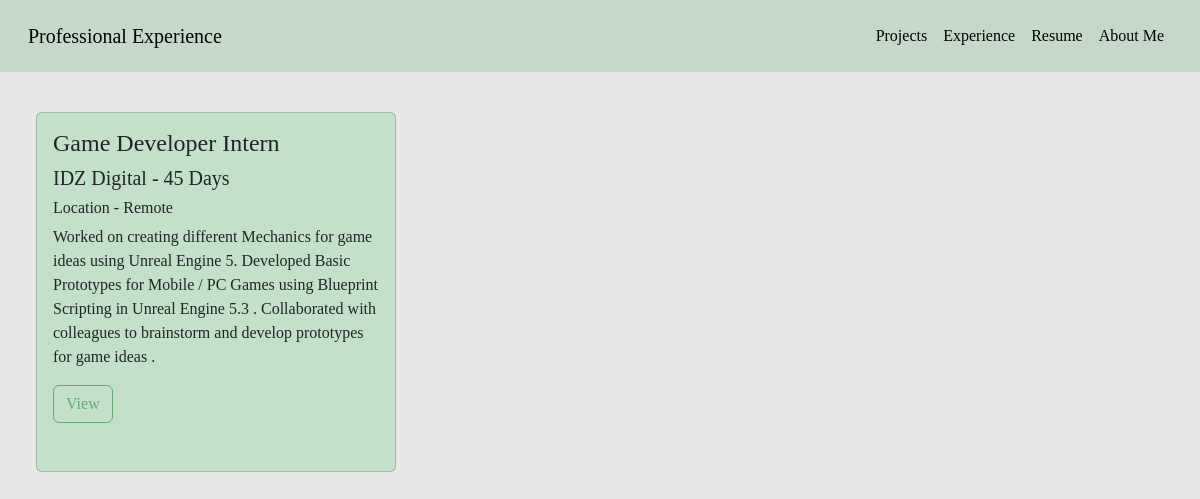
The app's page /experience/ with its own data.
### experience/models.py (models this page shows, shortened)
class Experience(models.Model):
    name = models.CharField(max_length=100)
    time = models.CharField(max_length=100)
    company = models.CharField(max_length=100)
    location = models.CharField(max_length=100)
    description = models.TextField(max_length=1000)
    certificate = models.FileField(upload_to='certificate/',null=True,)

### experience/views.py (the view)
# urls.py: path('experience/',include('experience.urls')),
def experience(request):
    experiences = Experience.objects.all()
    return render(request,'experience.html',{"experiences":experiences})

### experience/Templates/experience.html (shortened to what this page needs)
{% extends "layout.html" %}
{% block left-navbar %}Professional Experience{% endblock %}
{% block content %}
<div class="row row-cols-1 row-cols-md-3 mx-4 mt-4">
    {% for exp in experiences %}
        <div class="col" >
            <div class="card my-3 h-100 d-flex flex-column" style="background-color: rgba(188, 222, 195, 0.81);">
                <div class="card-body d-flex flex-column">
                    <h4 class="card-title">{{ exp.name }}</h4>
                    <h5 class="card-title">{{ exp.company }} - {{ exp.time }}</h5>
                    <h6 class="card-title">Location - {{ exp.location }}</h6>
                    <p class="card-text ">{{ exp.description }}</p>
                    <p class="card-text">
                        <small class="btn" style="border: 1px solid rgba(78, 158, 97, 0.81);">
                            <a style="color: rgba(78, 158, 97, 0.81); text-decoration: none;" href="{{ exp.certificate.url }}" target="_blank">View</a>
                        </small>
                    </p>
                </div>
            </div>
        </div>
    {% endfor %}
</div>
{% endblock %}

### static/style.css (style rules this page uses)
body { font-family: "Vibur", cursive; background-color: #e5e8e4; color: #000000; }

### records on screen
Experience: name "Game Developer Intern", company "IDZ Digital", time "45 Days", location "Remote", description "Worked on creating different Mechanics for game ideas using Unreal Engine 5. Developed Basic Prototypes for Mobile / PC Games using Blueprint Scripting in Unreal Engine 5.3 . Collaborated with colleagues to brainstorm and develop prototypes for game ideas ."
